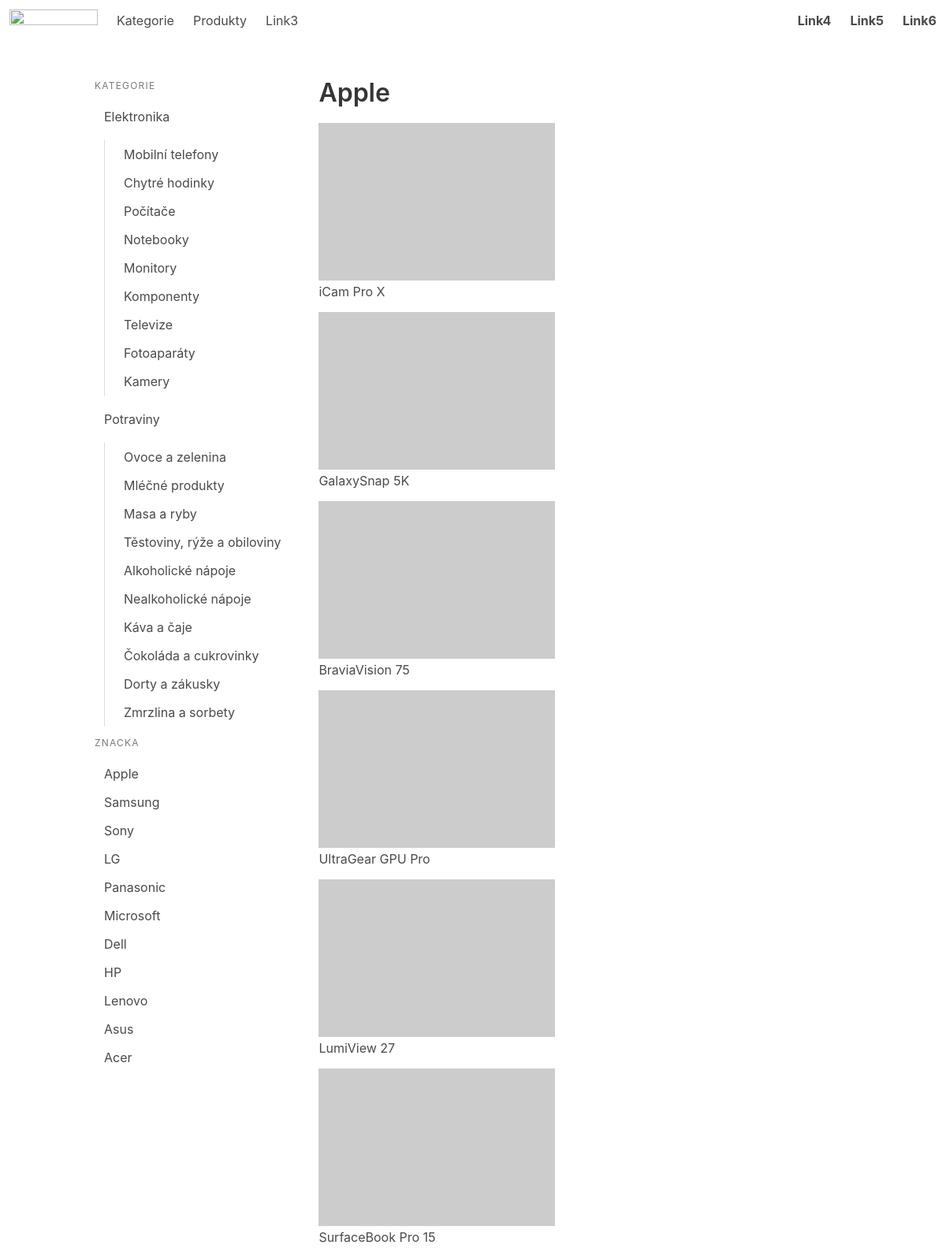
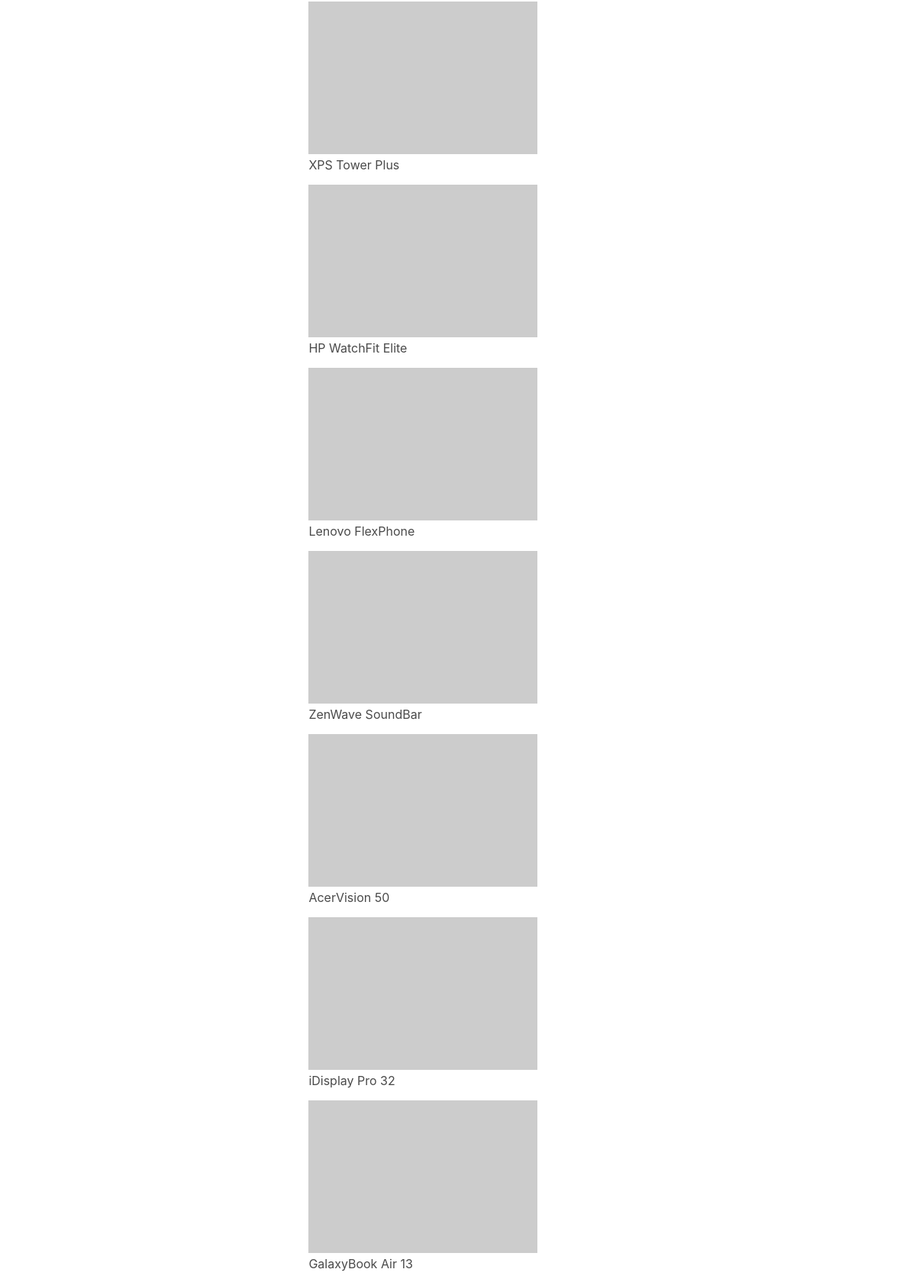
/znacka/apple/ (upper part), run on the app's committed database (2 pictures, top to bottom).
### eshop/models.py (models this page shows, shortened)
class SlugNazevModel(models.Model):
    nazev = models.CharField(max_length=100)
    slug = models.SlugField(max_length=100, blank=True)
    class Meta:
        abstract = True
    def __str__(self):
        return self.nazev

class Kategorie(SlugNazevModel):
    nadkategorie = models.ForeignKey(
        'self',
        on_delete=models.PROTECT,
        blank=True,
        null=True,
        related_name='podkategorie',
    )
    def get_absolute_url(self):
        return reverse('eshop:kategorie_detail', kwargs={'slug': self.slug})

class Znacka(SlugNazevModel):
    logo = models.ImageField(blank=True)
    def get_absolute_url(self):
        return reverse('eshop:znacka', kwargs={'slug': self.slug})

class Produkt(SlugNazevModel):
    popis = models.TextField(max_length=1000, blank=True)
    aktualni_cena = models.DecimalField(
        max_digits=10,
        decimal_places=2,
        blank=True,
        null=True,
    )
    znacka = models.ForeignKey(
        Znacka,
        on_delete=models.PROTECT,
        blank=True,
        null=True
    )
    kategorie = models.ManyToManyField(Kategorie, blank=True)
    mnozstvi = models.PositiveIntegerField(default=0)
    vlastnosti = models.JSONField(default=dict, blank=True)
    def get_absolute_url(self):
        return reverse('eshop:produkt_detail', kwargs={'slug': self.slug, 'pk': self.pk})

### eshop/views.py (the view)
# urls.py: path('znacka/<slug:slug>/', znacka, name='znacka'),
def znacka(request, slug):
    znacka = Znacka.objects.get(slug=slug)
    produkty = Produkt.objects.filter(znacka=znacka)
    return render(request, 'eshop/znacka.html', context={'znacka':znacka, 'produkty':produkty })

### eshop/context_processor.py (called while the page is built)
def kategorie_context(request):
    kategorie = Kategorie.objects.select_related('nadkategorie')
    return {
        'KATEGORIE': kategorie,
    }

def znacka_context(request):
    znacka = Znacka.objects.all()
    return{
        'ZNACKA': znacka
    }

### eshop/templates/eshop/znacka.html
{% extends 'eshop/layout.html' %}
{% block eshop_content %}
<h1 class="title">{{znacka.nazev}}</h1>
    <div class="columns is-multiline">
        <ul class="menu-list">
            {% for produkt in produkty %}
            <li>
                <a href="{{produkt.get_absolute_url}}">
                    <img src="https://picsum.photos/300/200?{{forloop.counter}}" alt="">
                    <div>{{produkt}}</div>
                </a>
            </li>
            {% endfor %}
        </ul>
    </div>
{% endblock %}

### eshop/templates/eshop/layout.html (shortened to what this page needs)
<!DOCTYPE html>
<html>
<head>
    <link rel="stylesheet" href="https://cdn.jsdelivr.net/npm/bulma@0.9.4/css/bulma.min.css">
</head>
<body>
{% include 'eshop/include/nav.html' %}
<section class="section">
    <div class="container">
        <div class="columns">
            <div class="column is-narrow">
                <aside class="menu">
                    <p class="menu-label">Kategorie</p>
                    <ul class="menu-list">
                        {% for KAT in KATEGORIE %}
                            {% if not KAT.nadkategorie %}
                                <li>
                                    <a {% if KAT == kategorie %}class="is-active"{% endif %} href="{{ KAT.get_absolute_url }}">{{ KAT.nazev }}</a>
                                    <ul>
                                        {% for PODKAT in KAT.podkategorie.all %}
                                            <li><a {% if PODKAT == kategorie %}class="is-active"{% endif %} href="{{ PODKAT.get_absolute_url }}">{{ PODKAT.nazev }}</a></li>
                                        {% endfor %}
                                    </ul>
                                </li>
                            {% endif %}
                        {% endfor %}
                    </ul>
                    <p class="menu-label">Znacka</p>
                    <ul class="menu-list">
                        {% for item in ZNACKA %}
                            <li>
                                <a href="{{ item.get_absolute_url }}">{{ item.nazev }}</a>
                            </li>
                        {% endfor %}
                    </ul>
                </aside>
            </div>
            <div class="column">
                {% block eshop_content %}
                {% endblock %}
            </div>
        </div>
    </div>
</section>
</body>
</html>

### eshop/templates/eshop/include/nav.html (shortened to what this page needs)
<nav class="navbar" role="navigation" aria-label="main navigation" xmlns="http://www.w3.org/1999/html">
    <div class="navbar-brand">
        <a class="navbar-item" href="{% url 'eshop:index' %}">
            <img src="https://bulma.io/images/bulma-logo.png" width="112" height="28">
        </a>
        <a class="navbar-item" href="{% url 'eshop:kategorie_list' %}">
            Kategorie
        </a>
    </div>
    <div id="navbarBasicExample" class="navbar-menu">
        <div class="navbar-start">
            <a class="navbar-item" href="{% url 'eshop:produkt_list' %}">
                Produkty
            </a>
            <a class="navbar-item">
                Link3
            </a>
        </div>
        <div class="navbar-end">
            <a class="navbar-item">
                <strong>Link4</strong>
            </a>
            <a class="navbar-item">
                <strong>Link5</strong>
            </a>
            <a class="navbar-item">
                <strong>Link6</strong>
            </a>
        </div>
    </div>
</nav>

### data on the page
Kategorie: nazev "Elektronika"
Kategorie: nazev "Mobilní telefony"
Kategorie: nazev "Chytré hodinky"
Kategorie: nazev "Počítače"
Kategorie: nazev "Notebooky"
Kategorie: nazev "Monitory"
Kategorie: nazev "Komponenty"
Kategorie: nazev "Televize"
Kategorie: nazev "Fotoaparáty"
Kategorie: nazev "Kamery"
Kategorie: nazev "Potraviny"
Kategorie: nazev "Ovoce a zelenina"
Kategorie: nazev "Mléčné produkty"
Kategorie: nazev "Masa a ryby"
Kategorie: nazev "Těstoviny, rýže a obiloviny"
Kategorie: nazev "Alkoholické nápoje"
Kategorie: nazev "Nealkoholické nápoje"
Kategorie: nazev "Káva a čaje"
Kategorie: nazev "Čokoláda a cukrovinky"
Kategorie: nazev "Dorty a zákusky"
Kategorie: nazev "Zmrzlina a sorbety"
Znacka: nazev "Apple"
Znacka: nazev "Samsung"
Znacka: nazev "Sony"
Znacka: nazev "LG"
Znacka: nazev "Panasonic"
Znacka: nazev "Microsoft"
Znacka: nazev "Dell"
Znacka: nazev "HP"
Znacka: nazev "Lenovo"
Znacka: nazev "Asus"
Znacka: nazev "Acer"
Produkt: nazev "iCam Pro X"
Produkt: nazev "GalaxySnap 5K"
Produkt: nazev "BraviaVision 75"
Produkt: nazev "UltraGear GPU Pro"
Produkt: nazev "LumiView 27"
Produkt: nazev "SurfaceBook Pro 15"
Produkt: nazev "XPS Tower Plus"
Produkt: nazev "HP WatchFit Elite"
Produkt: nazev "Lenovo FlexPhone"
Produkt: nazev "ZenWave SoundBar"
Produkt: nazev "AcerVision 50"
Produkt: nazev "iDisplay Pro 32"
Produkt: nazev "GalaxyBook Air 13"
